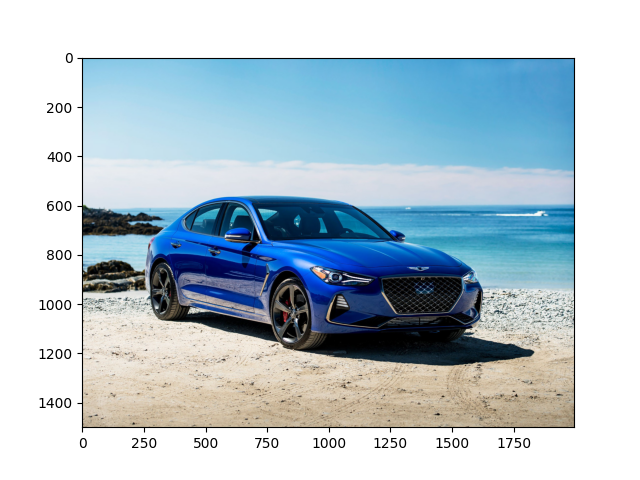

This chart was generated by the following Python code:
import os

import matplotlib.pyplot as plt
import torch
from PIL import Image
from torchvision import transforms

from config.test_config import test_cfg
from dataloader.coco_dataset import coco
from utils.draw_box_utils import draw_box
from utils.train_utils import create_model


def test():
    model = create_model(num_classes=test_cfg.num_classes)

    #model.cuda()
    weights = test_cfg.model_weights

    checkpoint = torch.load(weights, map_location='cpu')
    model.load_state_dict(checkpoint, strict=False)

    # read class_indict
    data_transform = transforms.Compose([transforms.ToTensor()])
    original_img = Image.open(test_cfg.image_path)
    img = data_transform(original_img)
    img = torch.unsqueeze(img, dim=0)

    model.eval()
    with torch.no_grad():
        predictions = model(img)[0]
        predict_boxes = predictions["boxes"].to("cpu").numpy()
        predict_classes = predictions["labels"].to("cpu").numpy()
        predict_scores = predictions["scores"].to("cpu").numpy()

        if len(predict_boxes) == 0:
            print("No target detected!")

        plt.imshow(original_img)
        plt.savefig("test.png")


if __name__ == "__main__":
    version = torch.version.__version__[:5]
    print('torch version is {}'.format(version))
    os.environ["CUDA_VISIBLE_DEVICES"] = test_cfg.gpu_id
    test()
